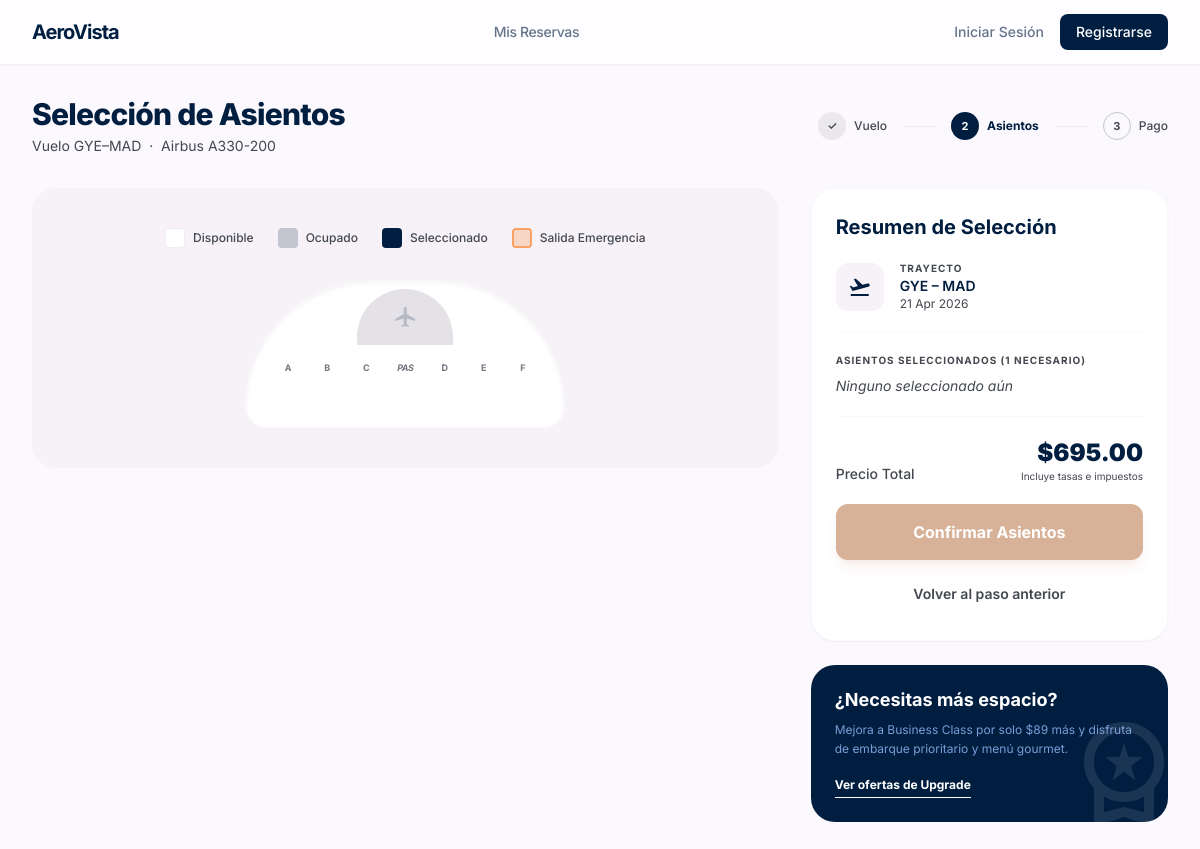
The app's page /asientos.php?vuelo_id=3 with its own data.
### tables this page shows
CREATE TABLE `vuelos` (
  `id`                   INT AUTO_INCREMENT PRIMARY KEY,
  `numero_vuelo`         VARCHAR(20)    NOT NULL,
  `aerolinea_id`         INT            NOT NULL,
  `origen_id`            INT            NOT NULL,
  `destino_id`           INT            NOT NULL,
  `fecha_salida`         DATETIME       NOT NULL,
  `fecha_llegada`        DATETIME       NOT NULL,
  `precio_base`          DECIMAL(10,2)  NOT NULL,
  `impuestos`            DECIMAL(10,2)  NOT NULL DEFAULT 0.00,
  `capacidad`            INT            NOT NULL DEFAULT 180,
  `asientos_disponibles` INT            NOT NULL DEFAULT 180,
  `avion`                VARCHAR(100)   DEFAULT NULL COMMENT 'Modelo del avión (ej. Airbus A321neo)',
  `estado`               ENUM('programado','a_tiempo','retrasado','cancelado','completado')
                         NOT NULL DEFAULT 'programado',
  `created_at`           TIMESTAMP      NOT NULL DEFAULT CURRENT_TIMESTAMP,
  `updated_at`           TIMESTAMP      NOT NULL DEFAULT CURRENT_TIMESTAMP ON UPDATE CURRENT_TIMESTAMP,
  KEY `idx_vuelo_origen`   (`origen_id`),
  KEY `idx_vuelo_destino`  (`destino_id`),
  KEY `idx_vuelo_fecha`    (`fecha_salida`),
  KEY `idx_vuelo_estado`   (`estado`),
  CONSTRAINT `fk_vuelo_aerolinea` FOREIGN KEY (`aerolinea_id`) REFERENCES `aerolineas` (`id`),
  CONSTRAINT `fk_vuelo_origen`    FOREIGN KEY (`origen_id`)    REFERENCES `aeropuertos` (`id`),
  CONSTRAINT `fk_vuelo_destino`   FOREIGN KEY (`destino_id`)   REFERENCES `aeropuertos` (`id`)
);

CREATE TABLE `aeropuertos` (
  `id`         INT AUTO_INCREMENT PRIMARY KEY,
  `codigo`     VARCHAR(3)   NOT NULL COMMENT 'Código IATA (ej. GYE)',
  `nombre`     VARCHAR(150) NOT NULL,
  `ciudad`     VARCHAR(100) NOT NULL,
  `pais`       VARCHAR(100) NOT NULL,
  `pais_codigo` VARCHAR(2)  NOT NULL COMMENT 'Código ISO del país (ej. EC)',
  `activo`     TINYINT(1)   NOT NULL DEFAULT 1,
  `created_at` TIMESTAMP    NOT NULL DEFAULT CURRENT_TIMESTAMP,
  UNIQUE KEY `uq_aeropuerto_codigo` (`codigo`)
);

### config/db.php (called while the page is built, shortened)
<?php
function getDB(): PDO {
    static $pdo = null;
    if ($pdo === null) {
        $dsn = sprintf(
            'mysql:host=%s;port=%s;dbname=%s;charset=%s',
            DB_HOST, DB_PORT, DB_NAME, DB_CHARSET
        );
        $options = [
            PDO::ATTR_ERRMODE            => PDO::ERRMODE_EXCEPTION,
            PDO::ATTR_DEFAULT_FETCH_MODE => PDO::FETCH_ASSOC,
            PDO::ATTR_EMULATE_PREPARES   => false,
        ];
        try {
            $pdo = new PDO($dsn, DB_USER, DB_PASS, $options);
        } catch (PDOException $e) {
            if (APP_ENV === 'development') {
                die('<pre>Error de conexión a la base de datos: ' . $e->getMessage() . '</pre>');
            } else {
                die('<p style="font-family:sans-serif;color:#c00">Error al conectar con la base de datos. Por favor intenta más tarde.</p>');
            }
        }
    }
    return $pdo;
}

### includes/functions.php (called while the page is built, shortened)
<?php
require_once __DIR__ . '/../config/db.php';
function e(string $str): string {
    return htmlspecialchars($str, ENT_QUOTES | ENT_SUBSTITUTE, 'UTF-8');
}
function fechaCorta(\DateTime|string $fecha): string {
    if (is_string($fecha)) $fecha = new \DateTime($fecha);
    return $fecha->format('d M Y');
}

### asientos.php (the view, shortened to what this page needs)
<?php
require_once __DIR__ . '/config/db.php';
require_once __DIR__ . '/includes/functions.php';
$vueloId = (int)($_GET['vuelo_id'] ?? 0);
$stmt = getDB()->prepare("
    SELECT v.*,
           al.nombre AS aerolinea, al.logo_url,
           ap_o.codigo AS origen_codigo, ap_o.ciudad AS origen_ciudad,
           ap_d.codigo AS destino_codigo, ap_d.ciudad AS destino_ciudad,
           (v.precio_base + v.impuestos) AS precio_total
    FROM vuelos v
    JOIN aerolineas al    ON al.id   = v.aerolinea_id
    JOIN aeropuertos ap_o ON ap_o.id = v.origen_id
    JOIN aeropuertos ap_d ON ap_d.id = v.destino_id
    WHERE v.id = ?
");
$stmt->execute([$vueloId]);
$vuelo = $stmt->fetch();
$busqueda  = $_SESSION['busqueda'] ?? [];
$pasajeros = (int)($busqueda['pasajeros'] ?? 1);
include __DIR__ . '/includes/header.php';
?>
<main class="pt-24 pb-12 px-4 md:px-8 max-w-7xl mx-auto min-h-screen">
  <div class="mb-8 flex flex-col md:flex-row md:items-center justify-between gap-4">
    <div>
      <h1 class="text-3xl font-extrabold text-primary tracking-tight">Selección de Asientos</h1>
      <p class="text-on-surface-variant text-sm mt-1">
        Vuelo <?= e($vuelo['origen_codigo']) ?>–<?= e($vuelo['destino_codigo']) ?>
        &nbsp;·&nbsp; <?= e($vuelo['avion'] ?? 'Avión comercial') ?>
      </p>
    </div>
    <div class="flex items-center gap-4">
      <div class="flex items-center gap-2">
        <span class="flex items-center justify-center w-7 h-7 rounded-full bg-surface-container-high text-on-surface-variant text-[11px] font-bold">✓</span>
        <span class="text-xs font-medium text-on-surface-variant">Vuelo</span>
      </div>
      <div class="h-px w-8 bg-outline-variant/30"></div>
      <div class="flex items-center gap-2">
        <span class="flex items-center justify-center w-7 h-7 rounded-full bg-primary text-white text-[11px] font-bold">2</span>
        <span class="text-xs font-bold text-primary">Asientos</span>
      </div>
      <div class="h-px w-8 bg-outline-variant/30"></div>
      <div class="flex items-center gap-2">
        <span class="flex items-center justify-center w-7 h-7 rounded-full border border-outline-variant text-on-surface-variant text-[11px] font-bold">3</span>
        <span class="text-xs font-medium text-on-surface-variant">Pago</span>
      </div>
    </div>
  </div>
  <div class="grid grid-cols-1 lg:grid-cols-12 gap-8 items-start">
    <div class="lg:col-span-8 bg-surface-container-low rounded-3xl p-6 md:p-10 overflow-hidden">
      <div class="flex flex-wrap justify-center gap-6 mb-8">
        <div class="flex items-center gap-2">
          <div class="w-5 h-5 rounded bg-white border border-outline-variant/30"></div>
          <span class="text-xs font-medium text-on-surface-variant">Disponible</span>
        </div>
        <div class="flex items-center gap-2">
          <div class="w-5 h-5 rounded bg-outline-variant"></div>
          <span class="text-xs font-medium text-on-surface-variant">Ocupado</span>
        </div>
        <div class="flex items-center gap-2">
          <div class="w-5 h-5 rounded bg-primary"></div>
          <span class="text-xs font-medium text-on-surface-variant">Seleccionado</span>
        </div>
        <div class="flex items-center gap-2">
          <div class="w-5 h-5 rounded bg-secondary-container/20 border-2 border-secondary-container/50"></div>
          <span class="text-xs font-medium text-on-surface-variant">Salida Emergencia</span>
        </div>
      </div>
      <div class="relative max-w-xs mx-auto bg-white rounded-t-[180px] rounded-b-[30px] pt-20 pb-10 shadow-inner border border-outline-variant/10">
        <div class="absolute top-2 left-1/2 -translate-x-1/2 w-24 h-14 bg-surface-container-highest rounded-t-full flex items-center justify-center">
          <span class="material-symbols-outlined text-primary/20 text-2xl">flight</span>
        </div>
        <div class="px-6">
          <div class="grid grid-cols-7 gap-1 mb-3 text-center">
            <?php foreach (['A','B','C','','D','E','F'] as $col): ?>
              <span class="text-[9px] font-bold text-outline uppercase tracking-tighter <?= $col === '' ? 'italic' : '' ?>">
                <?= $col === '' ? 'Pas' : $col ?>
              </span>
            <?php endforeach; ?>
          </div>
        </div>
      </div>
    </div>
    <div class="lg:col-span-4 flex flex-col gap-6 sticky top-24">
      <div class="bg-surface-container-lowest rounded-3xl p-6 shadow-sm border border-outline-variant/10">
        <h2 class="text-xl font-bold text-primary mb-5">Resumen de Selección</h2>
        <div class="flex items-center gap-4 pb-5 border-b border-outline-variant/10 mb-5">
          <div class="w-12 h-12 bg-surface-container-low rounded-xl flex items-center justify-center">
            <span class="material-symbols-outlined text-primary">flight_takeoff</span>
          </div>
          <div>
            <p class="text-[10px] uppercase font-bold text-on-surface-variant tracking-widest">Trayecto</p>
            <p class="text-sm font-semibold text-primary">
              <?= e($vuelo['origen_codigo']) ?> – <?= e($vuelo['destino_codigo']) ?>
            </p>
            <p class="text-xs text-on-surface-variant"><?= fechaCorta($vuelo['fecha_salida']) ?></p>
          </div>
        </div>
        <div id="selected-seats-panel" class="mb-5">
          <p class="text-[10px] uppercase font-bold text-on-surface-variant tracking-widest mb-2">
            Asientos Seleccionados (<?= $pasajeros ?> necesario<?= $pasajeros > 1 ? 's' : '' ?>)
          </p>
          <div id="selected-list" class="text-sm text-on-surface-variant">
            <em>Ninguno seleccionado aún</em>
          </div>
        </div>
        <div class="pt-5 border-t border-outline-variant/10">
          <div class="flex justify-between items-end mb-5">
            <p class="text-sm font-medium text-on-surface-variant">Precio Total</p>
            <div class="text-right">
              <p class="text-2xl font-black text-primary" id="total-price">
                $<?= number_format($vuelo['precio_total'] * $pasajeros, 2) ?>
              </p>
              <p class="text-[10px] text-on-surface-variant">Incluye tasas e impuestos</p>
            </div>
          </div>
          <form action="/checkout.php" method="POST" id="asientos-form">
            <button type="submit" id="confirmar-btn" disabled
                    class="w-full bg-secondary text-white font-bold py-4 rounded-xl
                           hover:opacity-90 active:scale-[0.98] transition-all
                           shadow-lg shadow-secondary/20 disabled:opacity-40 disabled:cursor-not-allowed">
              Confirmar Asientos
            </button>
          </form>
          <a href="/resultados.php?<?= http_build_query($busqueda) ?>"
             class="block w-full mt-3 py-3 text-sm font-semibold text-center text-on-surface-variant hover:text-primary transition-colors">
            Volver al paso anterior
          </a>
        </div>
      </div>
      <div class="bg-primary p-6 rounded-3xl text-white relative overflow-hidden">
        <div class="relative z-10">
          <h3 class="font-bold text-lg leading-tight mb-2">¿Necesitas más espacio?</h3>
          <p class="text-xs text-on-primary-container leading-relaxed mb-3">
            Mejora a Business Class por solo $89 más y disfruta de embarque prioritario y menú gourmet.
          </p>
          <button type="button" class="text-xs font-bold border-b border-white pb-1">Ver ofertas de Upgrade</button>
        </div>
        <div class="absolute -right-4 -bottom-4 opacity-10">
          <span class="material-symbols-outlined text-[120px]">workspace_premium</span>
        </div>
      </div>
    </div>
  </div>
</main>
<?php include __DIR__ . '/includes/footer.php'; ?>

### includes/header.php (style rules this page uses)
.material-symbols-outlined { font-variation-settings: 'FILL' 0, 'wght' 400, 'GRAD' 0, 'opsz' 24; }
body { font-family: 'Inter', sans-serif; }

### records on screen
vuelos: origen.codigo "GYE", destino.codigo "MAD", avion "Airbus A330-200", fecha_salida "21 Apr 2026"

### other values on screen
$col "A"
$col "B"
$col "C"
$col "D"
$col "E"
$col "F"
$pasajeros "1"
$vuelo['precio_total'] * $pasajeros "695.00"
